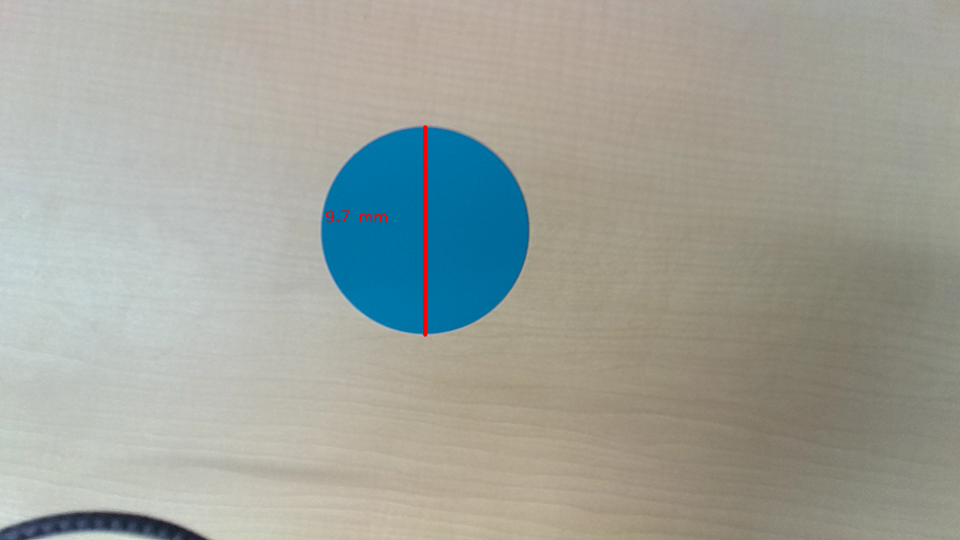
#> input picture Assignment-1/circilar_object.png, 1920 x 1080 px (shown at 1/2 size)
$ python -i app.py   (imports and definitions only)
#> lines starting #> are read from the running program, lines starting #| are printed output that depends on the picture
#> further down, picture is the input picture: shape (1080, 1920, 3); mean B, G, R 154.8, 162.8, 159.5
from flask import Flask, render_template, request, redirect, url_for, flash
import os
import cv2
import math
import numpy as np

# [1 line not run here, left out]
# [1 line that did not run here, left out]

def convert_milli_to_inch(x):
    return x / 254

# find circle properties
def find_circle_properties(image):
    gray = cv2.cvtColor(image, cv2.COLOR_BGR2GRAY)
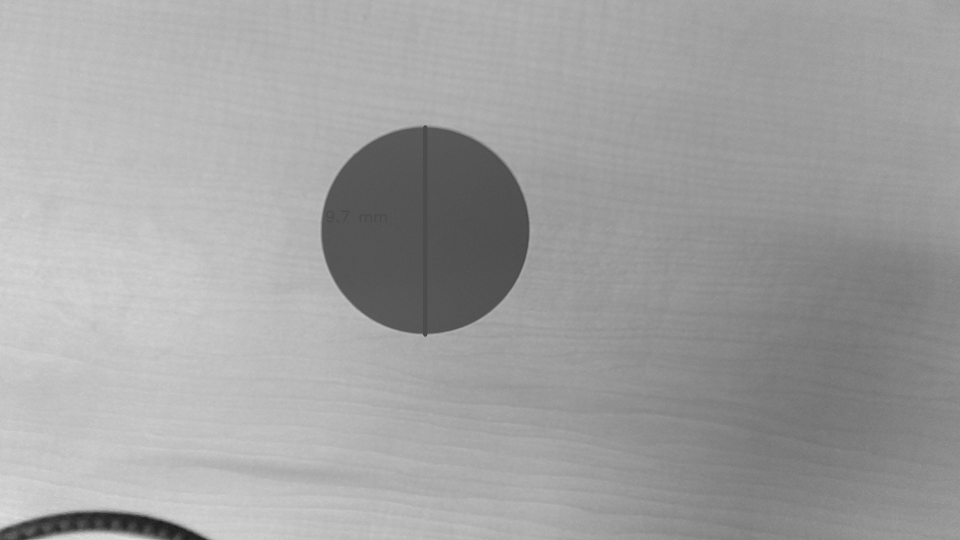
#> gray: shape (1080, 1920) (shown at 1/2 size); min 24, max 225, mean 160.9
    blurred = cv2.GaussianBlur(gray, (5, 5), 0)
    circles = cv2.HoughCircles(blurred, cv2.HOUGH_GRADIENT, dp=1, minDist=50, param1=100, param2=30, minRadius=10, maxRadius=250)
#> circles = [[850.5, 461.5, 207.9]]

    if circles is not None:
        circles = circles[0, :]
        x, y, r = circles[0]
#> x = 850.5; y = 461.5; r = 207.9
        center = (int(x), int(y))
#> center = (850, 461)
        width = int(2 * r)
#> width = 415
        height = int(2 * r)
#> height = 415
        return center, width, height
    else:
        print("No circle detected in the image.")
        return None, None, None

# Function to find circular object diameter (replace with actual logic)
# [35 lines left out: function find_diameter, not called in this run]

# Function to validate uploaded file
def allowed_file(filename):
    ALLOWED_EXTENSIONS = {'png', 'jpg', 'jpeg', 'gif'}
    return '.' in filename and filename.rsplit('.', 1)[1].lower() in ALLOWED_EXTENSIONS

# [3 lines that did not run here, left out]

# [18 lines that did not run here, left out]

# [3 lines that did not run here, left out]

# [3 lines that did not run here, left out]

# [2 lines not run here, left out]

>>> import cv2
>>> picture = cv2.imread('../circilar_object.png')
>>> result = find_circle_properties(picture)
#> result = ((850, 461), 415, 415)
